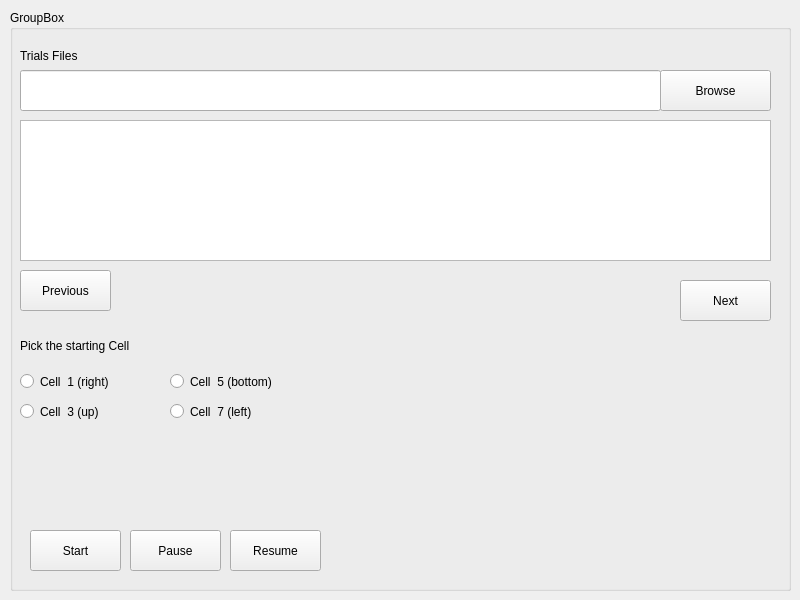
<?xml version="1.0" encoding="UTF-8"?>
<ui version="4.0">
 <class>MainWindow</class>
 <widget class="QMainWindow" name="MainWindow">
  <property name="geometry">
   <rect>
    <x>0</x>
    <y>0</y>
    <width>800</width>
    <height>600</height>
   </rect>
  </property>
  <property name="windowTitle">
   <string>MainWindow</string>
  </property>
  <widget class="QWidget" name="centralwidget">
   <widget class="QGroupBox" name="groupBox">
    <property name="geometry">
     <rect>
      <x>10</x>
      <y>10</y>
      <width>781</width>
      <height>581</height>
     </rect>
    </property>
    <property name="title">
     <string>GroupBox</string>
    </property>
    <widget class="QLabel" name="label">
     <property name="geometry">
      <rect>
       <x>10</x>
       <y>30</y>
       <width>761</width>
       <height>31</height>
      </rect>
     </property>
     <property name="text">
      <string>Trials Files</string>
     </property>
    </widget>
    <widget class="QLineEdit" name="pathDirEdit">
     <property name="geometry">
      <rect>
       <x>10</x>
       <y>60</y>
       <width>641</width>
       <height>41</height>
      </rect>
     </property>
    </widget>
    <widget class="QPushButton" name="browseBtn">
     <property name="geometry">
      <rect>
       <x>650</x>
       <y>60</y>
       <width>111</width>
       <height>41</height>
      </rect>
     </property>
     <property name="text">
      <string>Browse</string>
     </property>
    </widget>
    <widget class="QListWidget" name="listWidget">
     <property name="geometry">
      <rect>
       <x>10</x>
       <y>110</y>
       <width>751</width>
       <height>141</height>
      </rect>
     </property>
    </widget>
    <widget class="QPushButton" name="startBtn">
     <property name="geometry">
      <rect>
       <x>20</x>
       <y>520</y>
       <width>91</width>
       <height>41</height>
      </rect>
     </property>
     <property name="text">
      <string>Start</string>
     </property>
    </widget>
    <widget class="QPushButton" name="pauseBtn">
     <property name="geometry">
      <rect>
       <x>120</x>
       <y>520</y>
       <width>91</width>
       <height>41</height>
      </rect>
     </property>
     <property name="text">
      <string>Pause</string>
     </property>
    </widget>
    <widget class="QPushButton" name="resumeBtn">
     <property name="geometry">
      <rect>
       <x>220</x>
       <y>520</y>
       <width>91</width>
       <height>41</height>
      </rect>
     </property>
     <property name="text">
      <string>Resume</string>
     </property>
    </widget>
    <widget class="QRadioButton" name="cellThreeBtn">
     <property name="geometry">
      <rect>
       <x>10</x>
       <y>390</y>
       <width>112</width>
       <height>23</height>
      </rect>
     </property>
     <property name="text">
      <string>Cell  3 (up)</string>
     </property>
    </widget>
    <widget class="QLabel" name="label_2">
     <property name="geometry">
      <rect>
       <x>10</x>
       <y>320</y>
       <width>761</width>
       <height>31</height>
      </rect>
     </property>
     <property name="text">
      <string>Pick the starting Cell</string>
     </property>
    </widget>
    <widget class="QRadioButton" name="cellFiveBtn">
     <property name="geometry">
      <rect>
       <x>160</x>
       <y>360</y>
       <width>151</width>
       <height>23</height>
      </rect>
     </property>
     <property name="text">
      <string>Cell  5 (bottom)</string>
     </property>
    </widget>
    <widget class="QRadioButton" name="cellSevenBtn">
     <property name="geometry">
      <rect>
       <x>160</x>
       <y>390</y>
       <width>112</width>
       <height>23</height>
      </rect>
     </property>
     <property name="text">
      <string>Cell  7 (left)</string>
     </property>
    </widget>
    <widget class="QRadioButton" name="cellOneBtn">
     <property name="geometry">
      <rect>
       <x>10</x>
       <y>360</y>
       <width>112</width>
       <height>23</height>
      </rect>
     </property>
     <property name="text">
      <string>Cell  1 (right)</string>
     </property>
    </widget>
    <widget class="QPushButton" name="previousBtn">
     <property name="geometry">
      <rect>
       <x>10</x>
       <y>260</y>
       <width>91</width>
       <height>41</height>
      </rect>
     </property>
     <property name="text">
      <string>Previous</string>
     </property>
    </widget>
    <widget class="QPushButton" name="nextBtn">
     <property name="geometry">
      <rect>
       <x>670</x>
       <y>270</y>
       <width>91</width>
       <height>41</height>
      </rect>
     </property>
     <property name="text">
      <string>Next</string>
     </property>
    </widget>
   </widget>
  </widget>
 </widget>
 <resources/>
 <connections/>
</ui>
